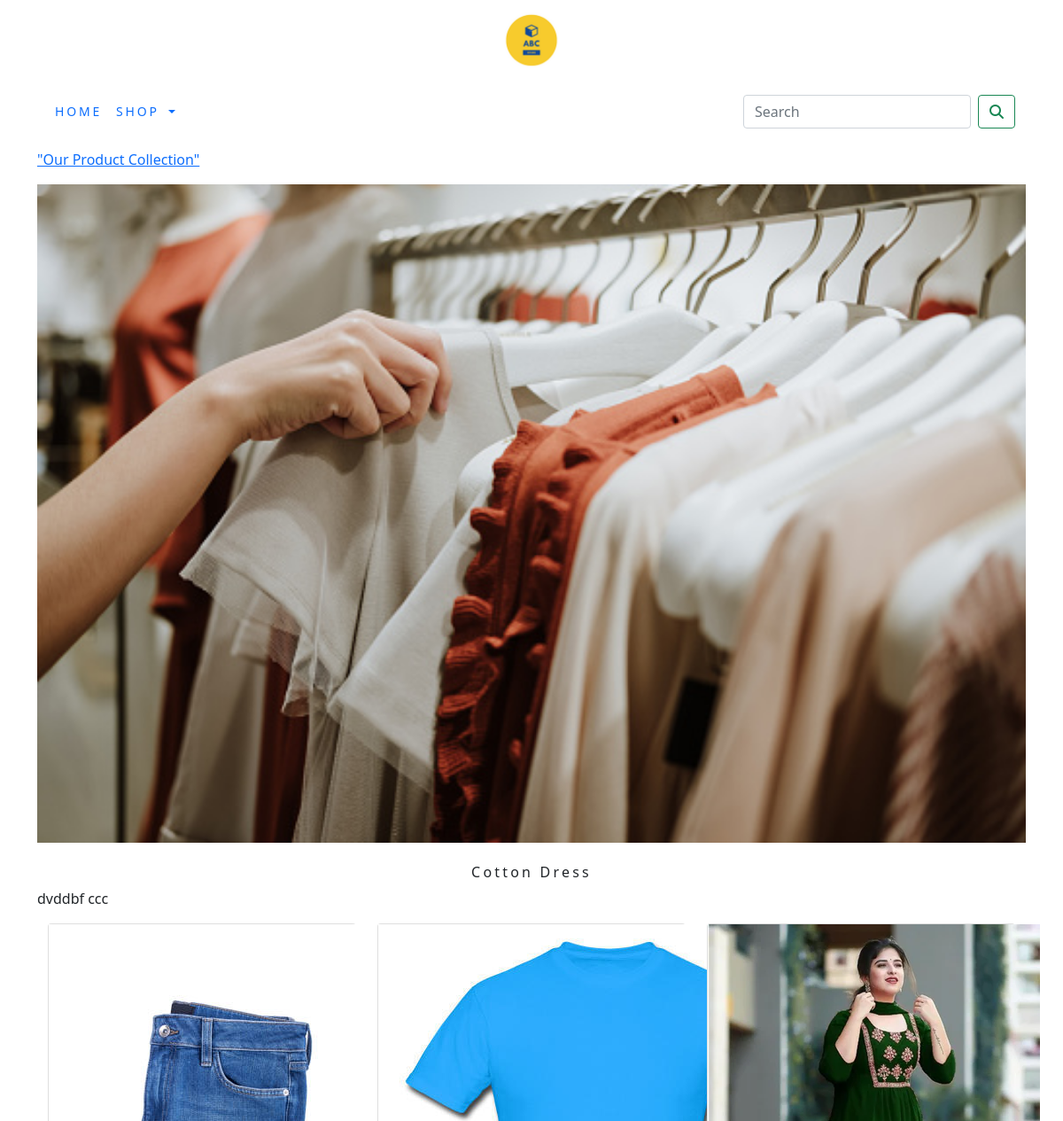
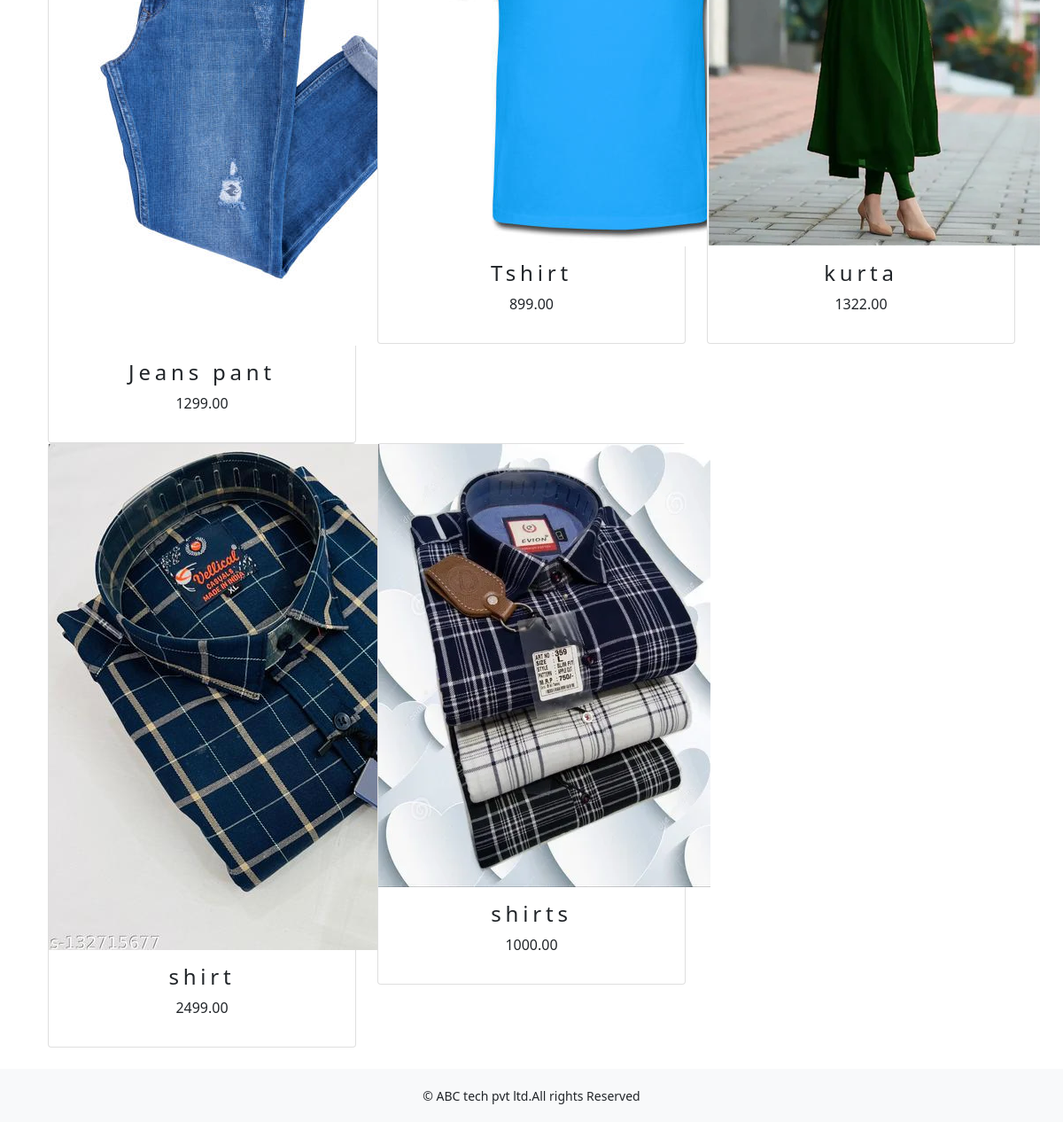
The app's page /shop/cotton-dress/ with its own data (2 pictures, top to bottom).
### shop/models.py (models this page shows, shortened)
class Category(models.Model):
    name=models.CharField(max_length=250,unique=True)
    slug=models.SlugField(max_length=250,unique=True)
    description=models.TextField(blank=True)
    image=models.ImageField(upload_to='category',blank=True)
    class Meta:
        ordering=('name',)
        verbose_name='category'
        verbose_name_plural='categories'
    def get_url(self):
        return reverse('shop:product_by_category',args=[self.slug])

class Product(models.Model):
    name = models.CharField(max_length=250, unique=True)
    slug = models.SlugField(max_length=250, unique=True)
    description = models.TextField(blank=True)
    price=models.DecimalField(max_digits=10,decimal_places=2)
    category=models.ForeignKey(Category,on_delete=models.CASCADE)
    image = models.ImageField(upload_to='product', blank=True)
    stock=models.IntegerField()
    available=models.BooleanField(default=True)
    created=models.DateTimeField(auto_now_add=True)
    updated=models.DateTimeField(auto_now=True)
    def get_url(self):
        return reverse('shop:prodCatdetail',args=[self.category.slug,self.slug])
    class Meta:
        ordering=('name',)
        verbose_name='product'
        verbose_name_plural='products'

### shop/views.py (the view)
# urls.py: path('',views.allProdCat,name='allProdCat'),
def allProdCat(request,c_slug=None):
    c_page=None
    products_list=None
    if c_slug!=None:
        c_page=get_object_or_404(Category,slug=c_slug)
        products_list=Product.objects.all().filter(category=c_page,available=True)
    else:
        products_list=Product.objects.all().filter(available=True)
    paginator=Paginator(products_list,6)
    try:
        page=int(request.GET.get('page','1'))
    except:
        page=1
    try:
        products=paginator.page(page)
    except (EmptyPage,InvalidPage):
        products=paginator.page(paginator.num_pages)
    return render(request, "category.html", {'category': c_page, 'products': products})

### cart/context_processors.py (called while the page is built)
def counter(request):
    item_count=0
    if 'admin' in request.path:
        return
    else:
        try:
            cart=Cart.objects.filter(cart_id=_cart_id(request))
            car_items=CartItem.objects.all().filter(cart=cart[:1])
            for cart_item in car_items:
                item_count += cart_item.quantity
        except cart.DoesNotExist:
            item_count =0
    return  dict(item_count=item_count)

### cart/views.py (called while the page is built)
def _cart_id(request):
    cart=request.session.session_key
    if not cart:
        cart=request.session.create()
    return cart

### shop/context_processors.py (called while the page is built)
def menu_links(request):
    links= Category.objects.all()
    return dict(links=links)

### shop/templates/category.html (shortened to what this page needs)
{% extends 'base.html' %}
{% load static %}
{% block content %}
{% if category %}
   <div>
       <div class="row my_row_class">
           <div class="mx-auto">
           <p><a href="{% url 'shop:allProdCat' %}">"Our Product Collection"</a></p>
       </div>
           </div>
   </div>
   {% endif %}
<div class="mx_auto">
    {% if category %}
    <img class="my_image" src="{{category.image.url}}" alt="{{category.name}}">
</div>
  <br>
<div>
      <h1 class="text-center my_title">{{category.name}}</h1>
      <p class="text-justify">{{category.description}}</p>
</div>
    {% endif %}
<div class="container">
    <div class="row mx_auto">
        {% for product in products.object_list %}
        <div class="my_bottom_margi col-9 col-sm-12 col-md-4 col-lg-4">
            <div class="card text-center" style="min-width:18rem;">
                <a href="{{product.get_url}}"><img class="card-image-top ,my_image" src="{{product.image.url}}"alt="{{product.name}}"></a>
                <div class="card-body">
                    <h4>{{product.name}}</h4>
                    <p>{{product.price}}</p>
                </div>
            </div>
        </div>
        {% endfor %}
    </div>
    <br>
</div>
{% endblock %}

### shop/static/css/custom.css (style rules this page uses)
body { font-family: 'Roboto', sans-serif; }
.my_row_class { padding-top :15px; }
.my_image { width:100%; height:auto; }
.my_title { font-size:16px; text_transform:uppercase; letter-spacing:.2em; }
.card-body h4 { font-size:14px text-transform:uppercase; letter-spacing:.2em }

### records on screen
Category: image (picture), name "Cotton Dress", description "dvddbf ccc"
Product: image (picture), name "Jeans pant", price "1299.00"
Product: image (picture), name "Tshirt", price "899.00"
Product: image (picture), name "kurta", price "1322.00"
Product: image (picture), name "shirt", price "2499.00"
Product: image (picture), name "shirts", price "1000.00"
